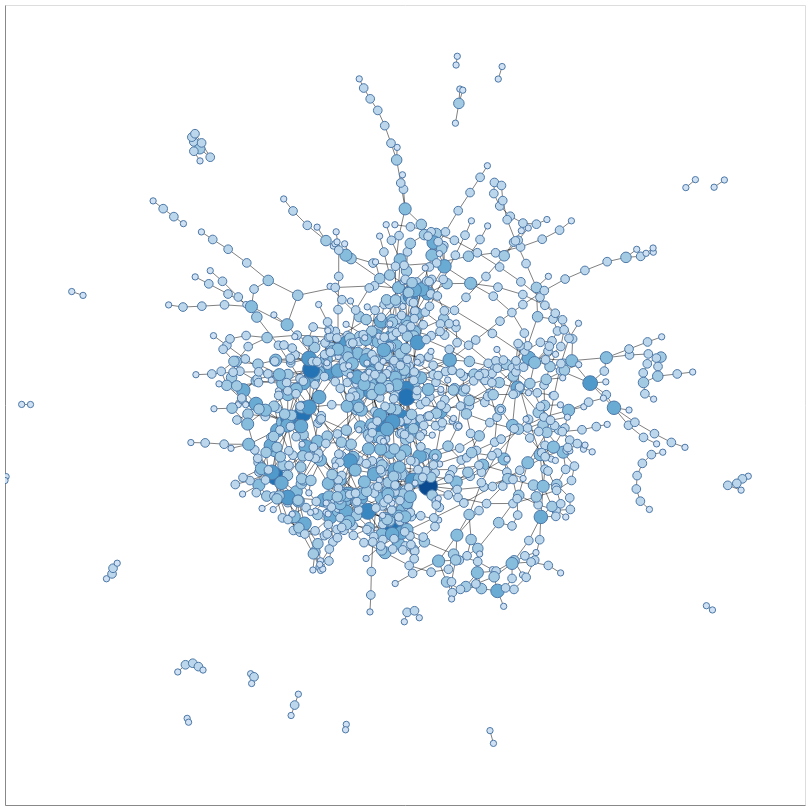

Notebook code for this chart:
### Code cell
chart = nxa.draw_networkx(
    G=D,
    pos=pos,
    width=0.5,
    node_color='degree',
    node_size='degree',
    node_tooltip=['degree']
)

chart.properties(width=800, height=800).interactive()

### Figure 1 — Vega specification as saved in the notebook (floating-point values rounded to 4 significant figures; data arrays with more than 128 entries replaced by an {"elided": "..."} marker saying what was removed)
{"$schema": "https://vega.github.io/schema/vega/v5.json", "data": [{"name": "param_9_store"}, {"name": "source_0", "values": {"elided": "2834 records"}}, {"name": "source_1", "values": {"elided": "1174 records"}}, {"name": "source_1_fill_domain_degree", "values": [{"min": 1.0, "max": 10.0}]}, {"name": "source_1_size_domain_degree", "values": [{"min": 1.0, "max": 10.0}]}], "signals": [{"name": "unit", "value": {}, "on": [{"events": "pointermove", "update": "isTuple(group()) ? group() : unit"}]}, {"name": "param_9", "update": "vlSelectionResolve(\"param_9_store\", \"union\")"}, {"name": "param_9_x", "on": [{"events": [{"source": "view", "type": "dblclick"}], "update": "null"}, {"events": {"signal": "param_9_translate_delta"}, "update": "panLinear(param_9_translate_anchor.extent_x, -param_9_translate_delta.x / width)"}, {"events": {"signal": "param_9_zoom_delta"}, "update": "zoomLinear(domain(\"x\"), param_9_zoom_anchor.x, param_9_zoom_delta)"}]}, {"name": "param_9_y", "on": [{"events": [{"source": "view", "type": "dblclick"}], "update": "null"}, {"events": {"signal": "param_9_translate_delta"}, "update": "panLinear(param_9_translate_anchor.extent_y, param_9_translate_delta.y / height)"}, {"events": {"signal": "param_9_zoom_delta"}, "update": "zoomLinear(domain(\"y\"), param_9_zoom_anchor.y, param_9_zoom_delta)"}]}, {"name": "param_9_tuple", "on": [{"events": [{"signal": "param_9_x || param_9_y"}], "update": "param_9_x && param_9_y ? {unit: \"view_9\", fields: param_9_tuple_fields, values: [param_9_x,param_9_y]} : null"}]}, {"name": "param_9_tuple_fields", "value": [{"field": "x", "channel": "x", "type": "R"}, {"field": "y", "channel": "y", "type": "R"}]}, {"name": "param_9_translate_anchor", "value": {}, "on": [{"events": [{"source": "scope", "type": "pointerdown"}], "update": "{x: x(unit), y: y(unit), extent_x: domain(\"x\"), extent_y: domain(\"y\")}"}]}, {"name": "param_9_translate_delta", "value": {}, "on": [{"events": [{"source": "window", "between": [{"source": "scope", "type": "pointerdown"}, {"source": "window", "type": "pointerup"}], "consume": true, "type": "pointermove"}], "update": "{x: param_9_translate_anchor.x - x(unit), y: param_9_translate_anchor.y - y(unit)}"}]}, {"name": "param_9_zoom_anchor", "on": [{"events": [{"source": "scope", "consume": true, "type": "wheel"}], "update": "{x: invert(\"x\", x(unit)), y: invert(\"y\", y(unit))}"}]}, {"name": "param_9_zoom_delta", "on": [{"events": [{"source": "scope", "type": "wheel", "consume": true}], "update": "pow(1.001, event.deltaY * pow(16, event.deltaMode))", "force": true}]}, {"name": "param_9_modify", "on": [{"events": {"signal": "param_9_tuple"}, "update": "modify(\"param_9_store\", param_9_tuple, true)"}]}], "marks": [{"type": "group", "name": "view_9_pathgroup", "from": {"facet": {"data": "source_0", "name": "faceted_path_view_9_main", "groupby": ["edge"]}}, "encode": {"update": {"height": {"field": {"signal": null, "datum": null, "group": "height", "parent": null}}, "width": {"field": {"signal": null, "datum": null, "group": "width", "parent": null}}}}, "marks": [{"type": "line", "name": "view_9_marks", "from": {"data": "faceted_path_view_9_main"}, "sort": {"field": "x"}, "encode": {"update": {"strokeWidth": {"value": 0.5}, "x": {"field": "x", "scale": "x"}, "opacity": {"value": 1}, "y": {"field": "y", "scale": "y"}, "stroke": {"value": "black"}, "defined": {"signal": "isValid(datum[\"x\"]) && isFinite(+datum[\"x\"]) && isValid(datum[\"y\"]) && isFinite(+datum[\"y\"])"}}}, "clip": true, "style": ["line"], "interactive": true}]}, {"type": "symbol", "name": "layer_1_marks", "from": {"data": "source_1"}, "encode": {"update": {"fill": {"field": "degree", "scale": "fill"}, "x": {"field": "x", "scale": "x"}, "strokeWidth": {"value": 1}, "tooltip": {"signal": "{\"degree\": format(datum[\"degree\"], \"\")}"}, "y": {"field": "y", "scale": "y"}, "size": {"field": "degree", "scale": "size"}, "opacity": {"value": 1}, "stroke": {"value": "#4c78a8"}}}, "clip": true, "interactive": true, "style": ["point"]}], "scales": [{"name": "x", "type": "linear", "domain": {"fields": [{"data": "source_0", "field": "x"}, {"data": "source_1", "field": "x"}]}, "range": [0, {"signal": "width"}], "zero": false, "domainRaw": {"signal": "param_9[\"x\"]"}, "nice": true}, {"name": "y", "type": "linear", "domain": {"fields": [{"data": "source_0", "field": "y"}, {"data": "source_1", "field": "y"}]}, "range": [{"signal": "height"}, 0], "zero": true, "nice": true, "domainRaw": {"signal": "param_9[\"y\"]"}}, {"name": "fill", "type": "linear", "domain": [{"signal": "(data(\"source_1_fill_domain_degree\")[0] || {}).min"}, {"signal": "(data(\"source_1_fill_domain_degree\")[0] || {}).max"}], "range": "ramp", "interpolate": "hcl", "zero": false}, {"name": "size", "type": "linear", "domain": [{"signal": "(data(\"source_1_size_domain_degree\")[0] || {}).min"}, {"signal": "(data(\"source_1_size_domain_degree\")[0] || {}).max"}], "range": [4, 361], "zero": true}], "axes": [{"scale": "x", "tickCount": {"signal": "ceil(width/40)"}, "labels": false, "labelFlush": true, "labelOverlap": true, "orient": "bottom", "grid": false, "ticks": false, "zindex": 0}, {"scale": "y", "ticks": false, "labels": false, "labelOverlap": true, "zindex": 0, "tickCount": {"signal": "ceil(height/40)"}, "orient": "left", "grid": false}], "width": 800, "background": "white", "height": 800, "style": "cell", "padding": 5}
